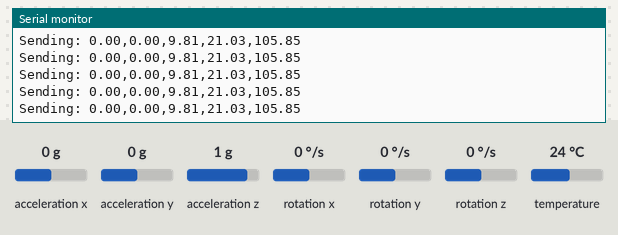
The sketch below on a simulated ESP32. Shown: the last lines printed to the serial monitor. The inputs (shaded band) are chosen by the test bench; at power-on: acceleration x 0 g, acceleration y 0 g, acceleration z 1 g, rotation x 0 °/s, rotation y 0 °/s, rotation z 0 °/s, temperature 24 °C. Nothing arrives over Bluetooth unless stated.

Above: at 1.3 s.
1.4 s: acceleration x set to -1.4 g
At 2.3 s:
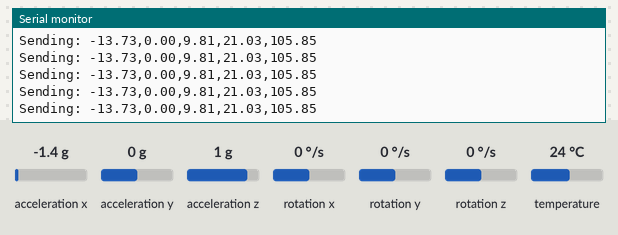
2.9 s: acceleration y set to -1.4 g
At 3.9 s:
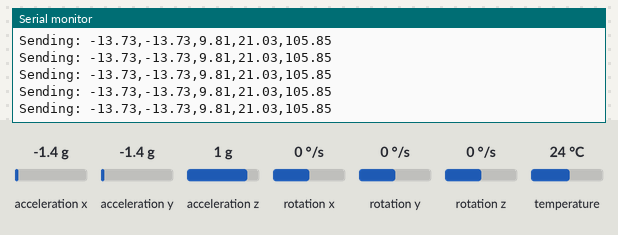
4.4 s: acceleration z set to -1.4 g
At 5.4 s:
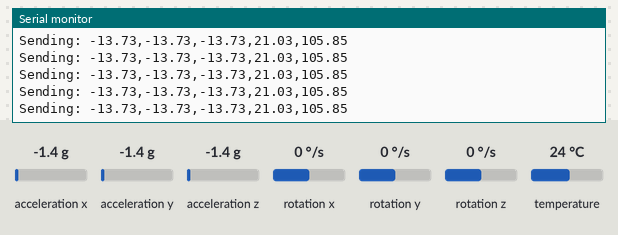

The sketch:

giatocBT.ino
```cpp
#include <Adafruit_MPU6050.h>
#include <Adafruit_Sensor.h>
#include <Wire.h>
#include "BluetoothSerial.h"

Adafruit_MPU6050 mpu;
BluetoothSerial SerialBT;

float Lat = 21.0285;
float Lng = 105.8542;

void setup(void) {
    Serial.begin(115200);

    // Khởi tạo Bluetooth
    if (!SerialBT.begin("ESP32_MPU6050")) {
        Serial.println("Khởi tạo Bluetooth không thành công");
        while (1);
    }
    Serial.println("Bluetooth đã sẵn sàng để kết nối!");

    // Thử khởi tạo MPU6050
    if (!mpu.begin()) {
        Serial.println("Failed to find MPU6050 chip");
        while (1) {
            delay(10);
        }
    }
    Serial.println("MPU6050 Found!");

    // Đặt dải gia tốc là +-8G
    mpu.setAccelerometerRange(MPU6050_RANGE_8_G);
    // Đặt dải gyro là +- 500 deg/s
    mpu.setFilterBandwidth(MPU6050_BAND_21_HZ);
    delay(100);
}

void loop() {
    // Lấy các sự kiện cảm biến mới với các giá trị
    sensors_event_t a, g, temp;
    mpu.getEvent(&a, &g, &temp);

    // Tạo chuỗi dữ liệu gia tốc để gửi
    String Data = String(a.acceleration.x) + "," + String(a.acceleration.y) + "," + String(a.acceleration.z) + "," + String(Lat) + "," + String(Lng);

    // Gửi dữ liệu gia tốc qua Bluetooth
    SerialBT.println(Data);

    // In ra dữ liệu lên Serial Monitor
    Serial.print("Sending: ");
    Serial.println(Data);

    delay(20); // Gửi dữ liệu mỗi giây
}
```

Measured:
- after the input at 1.4 s, the serial monitor: prints a new line at once (image 1)
- after the input at 2.9 s, the serial monitor: prints a new line at once (image 2)
- after the input at 4.4 s, the serial monitor: prints a new line at once (image 3)
